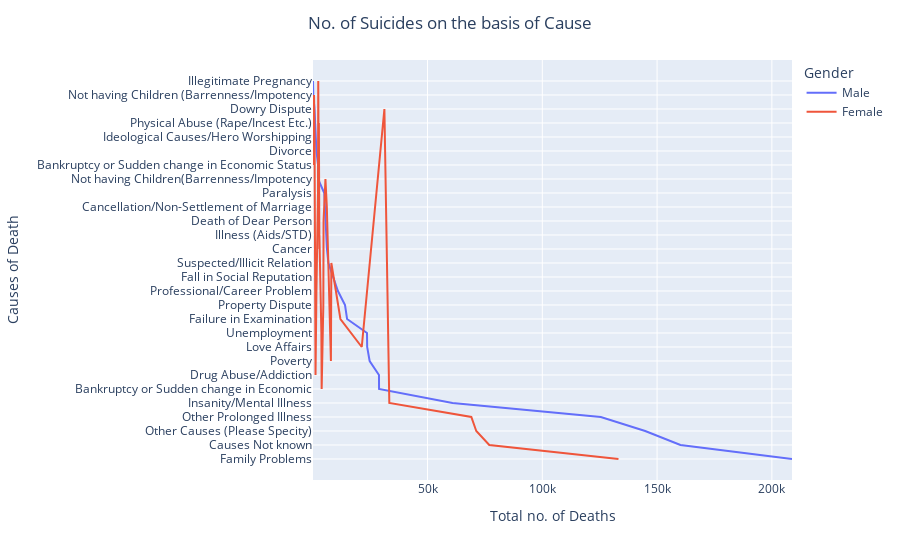

Notebook source saved alongside this figure:
### Code cell
fig = px.line(cause_data_gb, x='Total no. of Deaths',y='Details of Person',color='Gender',height=600)
fig.update_layout(
    title={
        'text':"No. of Suicides on the basis of Cause",
        'y':0.97,
        'x':0.5,
        'xanchor':'center',
        'yanchor':'top'},xaxis_title="Total no. of Deaths",
    yaxis_title='Causes of Death')
fig.update_traces(marker=dict(size=20,line=dict(width=2,color='DarkSlateGrey')),selector=dict(mode='marker'))
fig.show()

### Figure 1 — Plotly figure (JSON) as saved in the notebook; plotly's stock layout.template omitted (floating-point values rounded to 4 significant figures)
{"data": [{"hovertemplate": "Gender=Male<br>Total no. of Deaths=%{x}<br>Details of Person=%{y}<extra></extra>", "legendgroup": "Male", "line": {"color": "#636efa", "dash": "solid"}, "marker": {"symbol": "circle"}, "mode": "lines", "name": "Male", "orientation": "h", "showlegend": true, "type": "scatter", "x": [208771, 160170, 144815, 125493, 60877, 28878, 28841, 24779, 23700, 23617, 14951, 14051, 10958, 8767, 6818, 6180, 5831, 5614, 5170, 5002, 2299, 2297, 1598, 1342, 1330, 764, 222, 103], "xaxis": "x", "y": ["Family Problems", "Causes Not known", "Other Causes (Please Specity)", "Other Prolonged Illness", "Insanity/Mental Illness", "Bankruptcy or Sudden change in Economic", "Drug Abuse/Addiction", "Poverty", "Love Affairs", "Unemployment", "Failure in Examination", "Property Dispute", "Professional/Career Problem", "Fall in Social Reputation", "Suspected/Illicit Relation", "Cancer", "Illness (Aids/STD)", "Death of Dear Person", "Cancellation/Non-Settlement of Marriage", "Paralysis", "Not having Children(Barrenness/Impotency", "Bankruptcy or Sudden change in Economic Status", "Divorce", "Ideological Causes/Hero Worshipping", "Physical Abuse (Rape/Incest Etc.)", "Dowry Dispute", "Not having Children (Barrenness/Impotency", "Illegitimate Pregnancy"], "yaxis": "y"}, {"hovertemplate": "Gender=Female<br>Total no. of Deaths=%{x}<br>Details of Person=%{y}<extra></extra>", "legendgroup": "Female", "line": {"color": "#EF553B", "dash": "solid"}, "marker": {"symbol": "circle"}, "mode": "lines", "name": "Female", "orientation": "h", "showlegend": true, "type": "scatter", "x": [133181, 76899, 71235, 69072, 33352, 31206, 21339, 12054, 8093, 7905, 6126, 5523, 4707, 4697, 4601, 3877, 3748, 2892, 2878, 2662, 2535, 2391, 2284, 1596, 1205, 776, 544, 358], "xaxis": "x", "y": ["Family Problems", "Causes Not known", "Other Causes (Please Specity)", "Other Prolonged Illness", "Insanity/Mental Illness", "Dowry Dispute", "Love Affairs", "Failure in Examination", "Suspected/Illicit Relation", "Poverty", "Cancellation/Non-Settlement of Marriage", "Not having Children(Barrenness/Impotency", "Death of Dear Person", "Fall in Social Reputation", "Property Dispute", "Bankruptcy or Sudden change in Economic", "Unemployment", "Illness (Aids/STD)", "Cancer", "Physical Abuse (Rape/Incest Etc.)", "Divorce", "Illegitimate Pregnancy", "Paralysis", "Professional/Career Problem", "Drug Abuse/Addiction", "Ideological Causes/Hero Worshipping", "Not having Children (Barrenness/Impotency", "Bankruptcy or Sudden change in Economic Status"], "yaxis": "y"}], "layout": {"autosize": true, "legend": {"title": {"text": "Gender"}, "tracegroupgap": 0}, "margin": {"t": 60}, "title": {"text": "No. of Suicides on the basis of Cause", "x": 0.5, "xanchor": "center", "y": 0.97, "yanchor": "top"}, "xaxis": {"anchor": "y", "autorange": true, "domain": [0, 1], "range": [103, 208771], "title": {"text": "Total no. of Deaths"}, "type": "linear"}, "yaxis": {"anchor": "x", "autorange": true, "domain": [0, 1], "range": [-1.5, 28.5], "title": {"text": "Causes of Death"}, "type": "category"}}}
